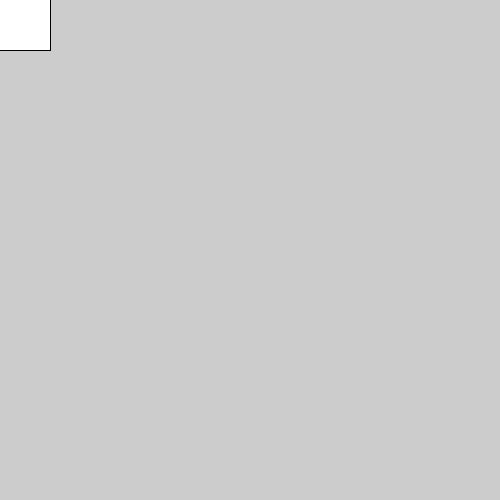
Frame 1 (no input)
Frame 60 (the mouse pressed at the canvas centre just before this capture): identical to frame 1, image omitted
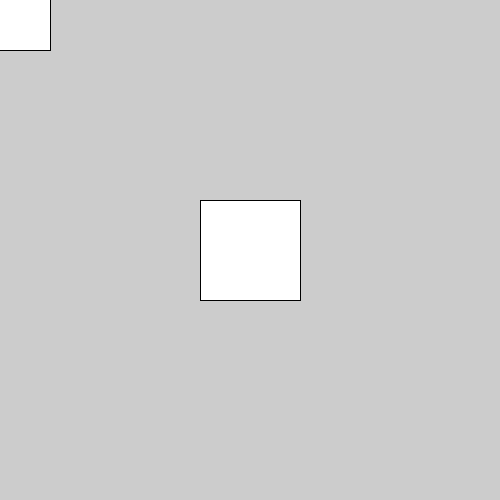
Frame 120 (the mouse held since frame 60 and released just before this capture)

The Processing sketch that drew these frames (run headless with seeded random() and noise(); from frame 60 on, the mouse is pressed at the canvas centre):

// Processing sketch: sketch3
// ── sketch3.pde
void setup()
{
  size (500,500);
}

void draw()
{  
   rect(mouseX-50,mouseY-50,100,100);
}
